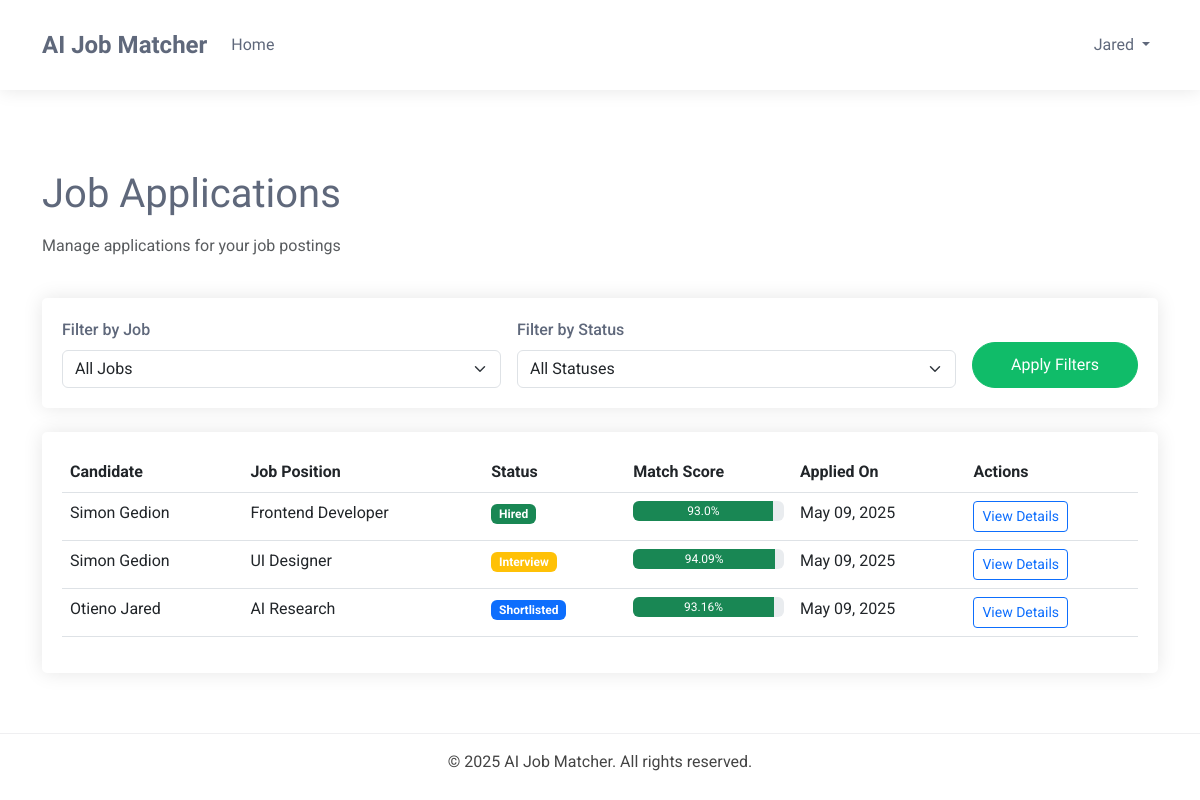
Screenshot of /dashboards/recruiter/applications/ (signed in) with the database file from the repository.
### accounts/models.py (models this page shows, shortened)
class TrackingModel(models.Model):
    created_at = models.DateTimeField(auto_now_add=True)
    updated_at = models.DateTimeField(auto_now=True)
    class Meta:
        abstract = True
        ordering = ["-created_at"]

class User(AbstractBaseUser, TrackingModel):
    username_validator = UnicodeUsernameValidator()
    Role_choices = (
        ("Administrator", "Administrator"),
        ("Recruiter", "Recruiter"),
        ("Candidate", "Candidate")
    )
    Gender_choices = (
        ("Male", "Male"),
        ("Female", "Female"),
        ("Other", "Other")
    )
    username = models.CharField(
        _('username'),
        max_length=150,
        unique=True,
        validators=[username_validator],
        error_messages={
            'unique':_("A user with that username already exists."),
        },
    )
    phoneNumberRegex = RegexValidator(regex=r"^\+?1?\d{8,15}$")
    full_name = models.CharField(_('full name'),max_length=200)
    email = models.EmailField(_('email'), unique=True, error_messages={
        'unique': ('A user with email already exists.'),
    })
    gender = models.CharField(_("gender"), max_length=10, choices=Gender_choices)
    phone = PhoneNumberField(
        _('phone number'), unique=True,validators=[phoneNumberRegex],
        blank=True, null=True, max_length=27)
    country = models.CharField(_("country"), max_length=50,
                              blank=True, null=True)
    city = models.CharField(_("city"), max_length=50,
                              blank=True, null=True)
    role = models.CharField(_('Role'), max_length=17, choices=Role_choices, default="Client")
    is_active = models.BooleanField(_('active'), default=True)
    is_admin = models.BooleanField(_('admin'), default=False)
    is_staff = models.BooleanField(_("staff"), default=False)
    timestamp = models.DateTimeField(_("timestamp"), auto_now_add=True)
    objects = CustomManager()
    USERNAME_FIELD = 'email'
    REQUIRED_FIELDS = ['username',]
    @property
    def staff(self):
        return self.staff
    @property
    def active(self):
        return self.active
    @property
    def admin(self):
        return self.admin

class Profile(models.Model):
    user = models.OneToOneField(User,
                                on_delete=models.CASCADE, unique=True)
    bio = models.TextField(_('bio'), blank=True, null=True)
    profile_picture = models.ImageField(
        _("profile picture"), upload_to="profile",
        default="default.png")
    class Meta:
        abstract= True

class Candidate(Profile):
    skills = models.TextField(_('skills'), blank=True, null=True)
    education = models.TextField(_('education'), blank=True, null=True)
    experience = models.IntegerField(_('experience'), blank=True, null=True)
    location = models.CharField(max_length=255, blank=True, null=True)
    job_type_preference = models.CharField(_("job type preference"), max_length=50, blank=True, null=True)
    expected_salary = models.IntegerField(_("expected salary"), blank=True, null=True)
    availability_in_weeks = models.IntegerField(_("availability in weeks"), blank=True, null=True)

### dashboards/models.py (models this page shows, shortened)
class BaseModel(models.Model):
    created_at = models.DateTimeField(auto_now_add=True)
    updated_at = models.DateTimeField(auto_now=True)
    class Meta:
        abstract = True

class JobApplication(BaseModel):
    STATUS_CHOICES = (
        ('pending', 'Pending'),
        ('reviewing', 'Reviewing'),
        ('shortlisted', 'Shortlisted'),
        ('rejected', 'Rejected'),
        ('interview', 'Interview'),
        ('offer', 'Offer Extended'),
        ('hired', 'Hired'),
        ('declined', 'Declined'),
    )
    job = models.ForeignKey(JobPosting, on_delete=models.CASCADE, related_name='applications')
    candidate = models.ForeignKey(Candidate, on_delete=models.CASCADE, related_name='applications')
    resume = models.ForeignKey(Resume, on_delete=models.CASCADE, related_name='applications', null=True, blank=True)
    cover_letter = models.TextField(_('cover letter'), blank=True, null=True)
    status = models.CharField(_('status'), max_length=20, choices=STATUS_CHOICES, default='pending')
    match_score = models.FloatField(_('match score'), validators=[MinValueValidator(0), MaxValueValidator(100)], default=0)
    recruiter_notes = models.TextField(_('recruiter notes'), blank=True, null=True)
    class Meta:
        ordering = ['-match_score', '-created_at']
        verbose_name = _('Job Application')
        verbose_name_plural = _('Job Applications')

class JobPosting(BaseModel):
    STATUS_CHOICES = (
        ('active', 'Active'),
        ('filled', 'Filled'),
        ('expired', 'Expired'),
        ('draft', 'Draft'),
    )
    recruiter = models.ForeignKey(Recruiter, on_delete=models.CASCADE, related_name='job_postings')
    title = models.CharField(_('job title'), max_length=255)
    company_name = models.CharField(_('company name'), max_length=255)
    category = models.CharField(_('job category'), max_length=100)
    description = models.TextField(_('job description'))
    requirements = models.TextField(_('job requirements'))
    responsibilities = models.TextField(_('responsibilities'))
    location = models.CharField(_('location'), max_length=255)
    salary_min = models.DecimalField(_('minimum salary'), max_digits=12, decimal_places=2, null=True, blank=True)
    salary_max = models.DecimalField(_('maximum salary'), max_digits=12, decimal_places=2, null=True, blank=True)
    experience_required = models.PositiveIntegerField(_('experience required (years)'), default=0)
    education_level = models.CharField(_('education level'), max_length=100)
    employment_type = models.CharField(_('employment type'), max_length=50)
    status = models.CharField(_('status'), max_length=20, choices=STATUS_CHOICES, default='active')
    expiry_date = models.DateField(_('expiry date'), default=timezone.now)
    skills_required = models.TextField(_('skills required'))
    embedding_vector = models.BinaryField(_('job embedding vector'), null=True, blank=True)
    class Meta:
        ordering = ['-created_at']
        verbose_name = _('Job Posting')
        verbose_name_plural = _('Job Postings')

### dashboards/views.py (the view)
# urls.py: path('recruiter/applications/', views.applications_list, name='applications_list'),
@login_required
@user_passes_test(is_recruiter)
def applications_list(request):
    recruiter_profile = request.user.recruiter
    status_filter = request.GET.get('status', '')
    job_filter = request.GET.get('job', '')
    applications = JobApplication.objects.filter(job__recruiter=recruiter_profile)
    if status_filter:
        applications = applications.filter(status=status_filter)
    if job_filter:
        applications = applications.filter(job_id=job_filter)
    applications = applications.order_by('-created_at')
    paginator = Paginator(applications, 15)  # Show 15 applications per page
    page_number = request.GET.get('page')
    page_obj = paginator.get_page(page_number)
    jobs = JobPosting.objects.filter(recruiter=recruiter_profile)
    status_choices = JobApplication.STATUS_CHOICES
    context = {
        'page_obj': page_obj,
        'jobs': jobs,
        'status_choices': status_choices,
        'current_job': job_filter,
        'current_status': status_filter,
    }
    return render(request, 'dashboards/applications_list.html', context)

### dashboards/views.py (called while the page is built)
def is_recruiter(user):
    return user.is_authenticated and user.role == 'Recruiter'

### templates/dashboards/applications_list.html (shortened to what this page needs)
{% extends 'dashboards/base.html' %}
{% load static %}
{% block content %}
<div class="container mt-4">
    <div class="row mb-4">
        <div class="col">
            <h1 class="mb-3">Job Applications</h1>
            <p class="text-muted">Manage applications for your job postings</p>
        </div>
    </div>
    <div class="card mb-4">
        <div class="card-body">
            <form method="get" class="row g-3">
                <div class="col-md-5">
                    <label for="job" class="form-label">Filter by Job</label>
                    <select class="form-select" id="job" name="job">
                        <option value="">All Jobs</option>
                    </select>
                </div>
                <div class="col-md-5">
                    <label for="status" class="form-label">Filter by Status</label>
                    <select class="form-select" id="status" name="status">
                        <option value="">All Statuses</option>
                    </select>
                </div>
                <div class="col-md-2 d-flex align-items-end">
                    <button type="submit" class="btn btn-primary w-100">Apply Filters</button>
                </div>
            </form>
        </div>
    </div>
    <div class="card">
        <div class="card-body">
            {% if page_obj %}
                <div class="table-responsive">
                    <table class="table table-hover">
                        <thead>
                            <tr>
                                <th>Candidate</th>
                                <th>Job Position</th>
                                <th>Status</th>
                                <th>Match Score</th>
                                <th>Applied On</th>
                                <th>Actions</th>
                            </tr>
                        </thead>
                        <tbody>
                            {% for application in page_obj %}
                                <tr>
                                    <td>{{ application.candidate.user.full_name }}</td>
                                    <td>{{ application.job.title }}</td>
                                    <td>
                                        <span class="badge
                                            {% if application.status == 'pending' %}bg-secondary
                                            {% elif application.status == 'reviewing' %}bg-info
                                            {% elif application.status == 'shortlisted' %}bg-primary
                                            {% elif application.status == 'rejected' %}bg-danger
                                            {% elif application.status == 'interview' %}bg-warning
                                            {% elif application.status == 'offer' %}bg-success
                                            {% elif application.status == 'hired' %}bg-success
                                            {% elif application.status == 'declined' %}bg-dark
                                            {% endif %}">
                                            {% for status_value, status_name in status_choices %}
                                                {% if status_value == application.status %}
                                                    {{ status_name }}
                                                {% endif %}
                                            {% endfor %}
                                        </span>
                                    </td>
                                    <td>
                                        <div class="progress" style="height: 20px;">
                                            <div class="progress-bar
                                                {% if application.match_score < 40 %}bg-danger
                                                {% elif application.match_score < 70 %}bg-warning
                                                {% else %}bg-success{% endif %}"
                                                role="progressbar"
                                                style="width: {{ application.match_score }}%;"
                                                aria-valuenow="{{ application.match_score }}"
                                                aria-valuemin="0"
                                                aria-valuemax="100">
                                                {{ application.match_score }}%
                                            </div>
                                        </div>
                                    </td>
                                    <td>{{ application.created_at|date:"M d, Y" }}</td>
                                    <td>
                                        <a href="{% url 'dashboards:application_detail' application.id %}" class="btn btn-sm btn-outline-primary">
                                            View Details
                                        </a>
                                    </td>
                                </tr>
                            {% endfor %}
                        </tbody>
                    </table>
                </div>
            {% else %}
                <div class="text-center py-5">
                    <h4>No applications found</h4>
                    <p class="text-muted">Try changing your filters or check back later.</p>
                </div>
            {% endif %}
        </div>
    </div>
</div>
{% endblock %}

### templates/dashboards/base.html (shortened to what this page needs)
{%load static%}
<!DOCTYPE html>
<html lang="en">
<head>
    <link href="https://cdn.jsdelivr.net/npm/bootstrap@5.3.0-alpha1/dist/css/bootstrap.min.css" rel="stylesheet">
</head>
<body>
    <nav class="navbar navbar-expand-lg">
        <div class="container">
            <a class="navbar-brand" href="/">AI Job Matcher</a>
            <div class="collapse navbar-collapse" id="navbarNav">
                <ul class="navbar-nav me-auto">
                    <li class="nav-item">
                        <a class="nav-link" href="{% url 'accounts:home' %}">Home</a>
                    </li>
                </ul>
                <ul class="navbar-nav">
                    {% if user.is_authenticated %}
                        <li class="nav-item dropdown">
                            <a class="nav-link dropdown-toggle" href="#" id="navbarDropdown" role="button" data-bs-toggle="dropdown" aria-expanded="false">
                                {{ user.username }}
                            </a>
                        </li>
                    {% endif %}
                </ul>
            </div>
        </div>
    </nav>
    <div class="container main-content">
        {% block content %}{% endblock %}
    </div>
    <footer class="text-center py-3">
        <div class="container">
            <p class="mb-0">&copy; {% now "Y" %} AI Job Matcher. All rights reserved.</p>
        </div>
    </footer>
</body>
</html>

### templates/dashboards/base.html (style rules this page uses)
:root { --default-font: "Roboto", system-ui, -apple-system, "Segoe UI", Roboto, "Helvetica Neue", Arial, "Noto Sans", "Liberation Sans", sans-serif; --heading-font: "Raleway", sans-serif; --nav-font: "Ubuntu", sans-serif; --background-color: #ffffff; --default-color: #444444; --heading-color: #5f687b; --accent-color: #10bc69; --surface-color: #ffffff; --contrast-color: #ffffff; --nav-color: #5f687b; --nav-hover-color: #10bc69; --nav-mobile-background-color: #ffffff; --nav-dropdown-background-color: #ffffff; --nav-dropdown-color: #5f687b; --nav-dropdown-hover-color: #10bc69; }
body { color: var(--default-color); background-color: var(--background-color); font-family: var(--default-font); }
h1, h2, h3, h4, h5, h6 { color: var(--heading-color); font-family: var(--heading-font); }
a { color: var(--accent-color); text-decoration: none; transition: 0.3s; }
.navbar { padding: 15px 0; transition: all 0.5s; background-color: var(--background-color) !important; box-shadow: 0px 0 18px rgba(0, 0, 0, 0.1); }
.navbar-brand { font-family: var(--heading-font); font-weight: 700; font-size: 24px; color: var(--heading-color) !important; }
.navbar-nav .nav-link { font-family: var(--nav-font); color: var(--nav-color) !important; font-weight: 400; padding: 18px 15px; transition: 0.3s; }
.main-content { min-height: calc(100vh - 180px); padding: 40px 0; }
.form-label { color: var(--heading-color); font-weight: 500; }
.btn-primary { background-color: var(--accent-color); border-color: var(--accent-color); border-radius: 50px; padding: 10px 25px; transition: all 0.3s; font-family: var(--heading-font); font-weight: 500; }
.card { border: none; border-radius: 5px; background-color: var(--surface-color); box-shadow: 0px 0px 20px rgba(0, 0, 0, 0.1); transition: all 0.3s; margin-bottom: 20px; }
.card-body { padding: 20px; }
footer { background-color: var(--background-color) !important; border-top: 1px solid rgba(95, 104, 123, 0.1); color: var(--default-color) !important; padding: 25px 0; }

### rows the page displays
User: username "Jared"
JobApplication: candidate.user.full_name "Simon Gedion", job "Frontend Developer", status_choices "Hired", match_score "93.0", created_at "May 09, 2025"
JobApplication: candidate.user.full_name "Simon Gedion", job "UI Designer", status_choices "Interview", match_score "94.09", created_at "May 09, 2025"
JobApplication: candidate.user.full_name "Otieno Jared", job "AI Research", status_choices "Shortlisted", match_score "93.16", created_at "May 09, 2025"
